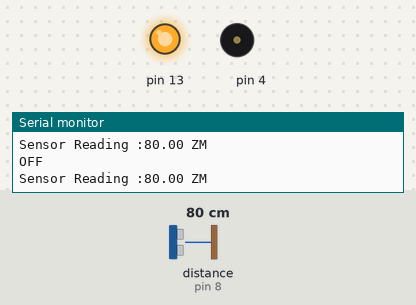
This sketch was run on a simulated Arduino Uno, built with avr-gcc and run on an emulated ATmega328P. Parts: output pins drawn as LEDs (lit = HIGH), buzzer (waves = sounding), the last lines printed to the serial monitor. The test bench sets the inputs (shaded band); at power-on: distance to the obstacle (sensor on pin 8) 80 cm. The echo pulse lasts 58.3 µs per cm.

Above: at 1.2 s.
1.3 s: distance to the obstacle (sensor on pin 8) set to 32 cm
4.3 s: distance to the obstacle (sensor on pin 8) set to 28 cm
At 5.0 s:
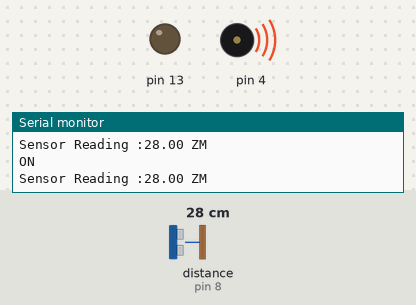
5.8 s: distance to the obstacle (sensor on pin 8) set to 120 cm
At 6.8 s:
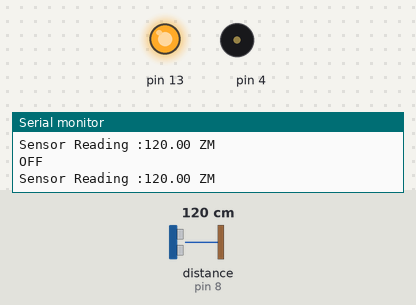
7.3 s: distance to the obstacle (sensor on pin 8) set to 2 cm
At 8.3 s:
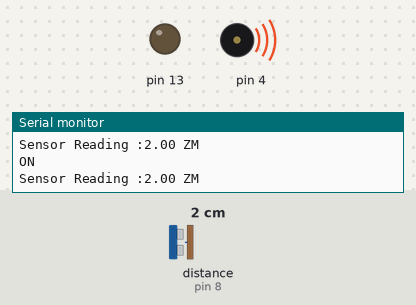
Timing chart, 0 to 10.3 s (numbered marks = the images above; inputs shaded):
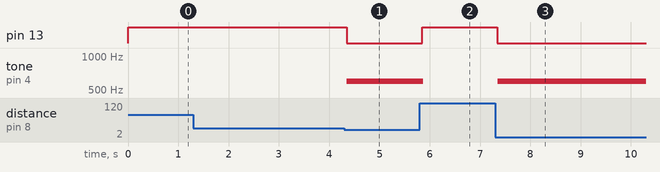

The sketch:

sketch_jan27a.ino
```cpp
/*
   HC-SR04 Ultrasoinu sentsoreak neurri batetik behera neurtzen duenean 13 pina aktibatu
   Designed and developed by
   Shubham Trivedi on Oct 2017
   Edited by axpi
     Pin configuration
    ___________________
   | HC-SC04 | Arduino |
   |_________|_________|
   |   Vcc   |   5V    |
   |   Trig  |    8    |
   |   Echo  |    9    |
   |   Gnd   |   GND   |
   |_________|_________|

*/

#include<UltraDistSensor.h>  // LIBURUTEGIA GEHITU
UltraDistSensor mysensor;
float reading;

void setup() {

  Serial.begin(9600);
  mysensor.attach(7, 8); //Trigger pin , Echo pin
  pinMode(13,OUTPUT);                                       //13. PIN A OUTPUT DEKLARATU
  digitalWrite(13,HIGH);
}


void loop() {
  reading = mysensor.distanceInCm();
  Serial.print("Sensor Reading :"); Serial.print(reading); Serial.println(" ZM");

  if (reading>1 && reading < 30) {        // 1 ETA 30 BITARTEKO BALIOA IRAKURRIZ GERO...
    digitalWrite(13,LOW);                 //13. PINA LOW, BERAZ ERRELEA AKTIBATU
    Serial.println("ON");
    tone(4, 600, 50);                     //ALTABOZAREN TONUA
  }
  else if (reading > 6) {
    digitalWrite(13,HIGH);
    Serial.println("OFF");
  }
  delay(0);
}
```

Measured:
- the behaviour switches between 30 and 29 cm on distance to the obstacle (sensor on pin 8) (found by bisection; images 0 and 1)
- after the input at 4.3 s, pin 13: HIGH → LOW after 0.05 s; tone on pin 4: silent → 600 Hz after 0.05 s
- after the input at 5.8 s, pin 13: LOW → HIGH after 0.05 s; tone on pin 4: 600 Hz → silent after 0.07 s
- after the input at 7.3 s, pin 13: HIGH → LOW at once; tone on pin 4: silent → 600 Hz after 0.05 s
